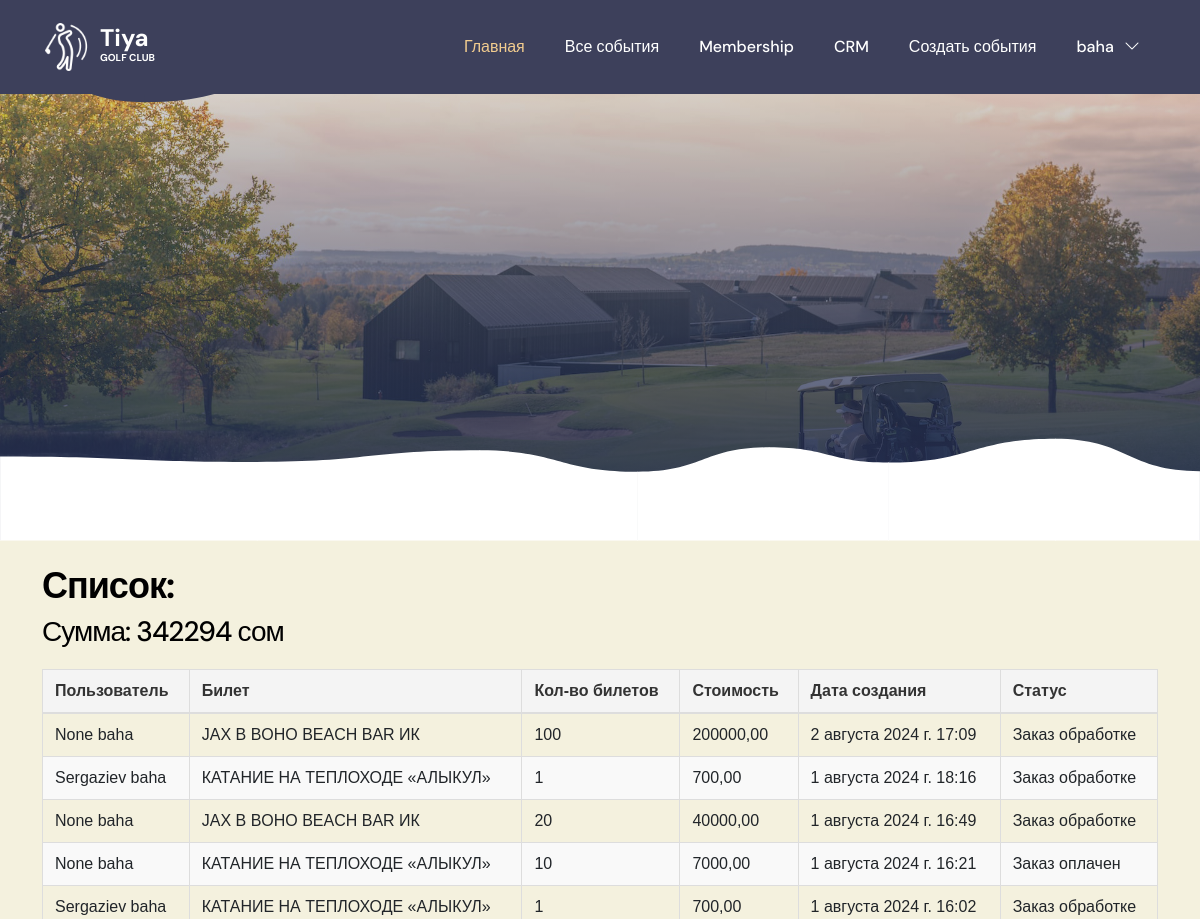
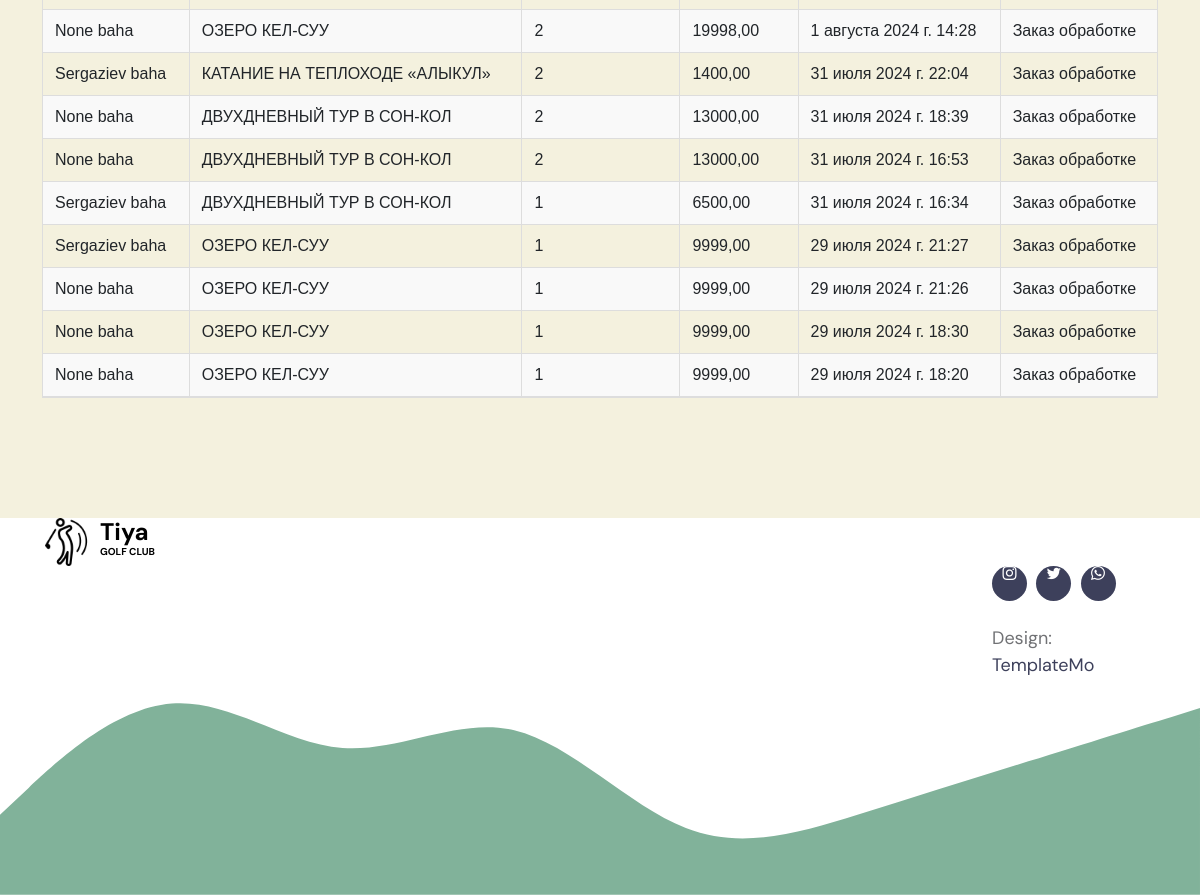
/crm/event_list/ (signed in), run on the app's committed database (2 pictures, top to bottom).
### user/models.py (models this page shows, shortened)
class MyUser(AbstractBaseUser):
    first_name = models.CharField(
        max_length=123,
        verbose_name='Имя'
    )
    last_name = models.CharField(
        max_length=123,
        verbose_name='Фамилия',
        blank=True,
        null=True
    )
    phone_number = models.CharField(
        max_length=17,
        verbose_name='Номер телефона',
        unique=True
    )
    wallet = models.DecimalField(
        max_digits=12,
        decimal_places=2,
        verbose_name='Баланс',
        default=0.00
    )
    created_date = models.DateField(
        auto_now_add=True,
        verbose_name='Дата создания'
    )
    status = models.PositiveSmallIntegerField(
        choices=(
            (1, 'Обычный пользователь'),
            (2, 'Менеджер'),
            (3, 'Бухгалтер'),
        ),
        default=1,
        verbose_name='Статус пользователя'
    )
    is_admin = models.BooleanField(
        default=False
    )
    objects = MyUserManager()
    USERNAME_FIELD = 'phone_number'
    REQUIRED_FIELDS = ['first_name']
    def __str__(self):
        return f"{self.last_name} {self.first_name}"
    class Meta:
        verbose_name = 'Пользователь'
        verbose_name_plural = 'Пользователи'

### apps/models.py (models this page shows, shortened)
class Order(models.Model):
    user = models.ForeignKey(
        User,
        on_delete=models.PROTECT,
        verbose_name='Пользователь'
    )
    ticket = models.ForeignKey(
        Ticket,
        on_delete=models.PROTECT,
        verbose_name='Билет'
    )
    quantity = models.PositiveSmallIntegerField(
        verbose_name='Кол-во билетов'
    )
    total_price = models.DecimalField(
        max_digits=12,
        decimal_places=2,
        verbose_name='Стоимость'
    )
    status = models.PositiveSmallIntegerField(
        choices=[
            (1, 'Заказ обработке'),
            (2, 'Заказ оплачен'),
            (3, 'Заказ отменен')
        ],
        default=1,
        verbose_name='Статус'
    )
    create_date = models.DateTimeField(
        'Дата создание объекта',
        auto_now_add=True
    )

class Ticket(models.Model):
    title = models.CharField(
        'Название',
        max_length=150
    )
    description = models.TextField(
        verbose_name='Описание'
    )
    price = models.DecimalField(
        max_digits=12,
        decimal_places=2,
        verbose_name='Стоимость'
    )
    location_event = models.CharField(
        'Место проводение',
        max_length=150
    )
    image = models.ImageField(
        'Изображение',
        upload_to='media/images/'
    )
    event_date = models.DateTimeField(
        verbose_name='Дата мероприятия'
    )
    date_duration = models.CharField(
        max_length= 50,
        verbose_name='Продолжительность'
    )
    quantity = models.PositiveSmallIntegerField(
        verbose_name='Кол-во билетов'
    )
    is_active = models.BooleanField(
        default=True,
        verbose_name='Активность'
    )
    create_date = models.DateTimeField(
        'Дата создание объекта',
        auto_now_add=True
    )
    update_date = models.DateTimeField(
        'Дата обновление',
        auto_now=True
    )
    def __str__(self):
        return self.title
    class Meta:
        verbose_name = 'Билет'
        verbose_name_plural = 'Билеты'

### crm/views.py (the view)
# urls.py: path('event_list/',views.event_crm_list,name='list_crm'),
@user_passes_test(lambda u: u.is_authenticated and (u.is_admin or u.status == 2), login_url='index')
def event_crm_list(request):
    events = Order.objects.all().order_by('-id')
    total = events.aggregate(total=Sum('total_price'))['total']
    return render(
        request=request,
        template_name='crm/event_list.html',
        context={
            'events': events,
            'total': total
        }
    )

### crm/templates/crm/event_list.html (shortened to what this page needs)
{% extends 'base.html' %}
{% load static %}
{% block content %}
<body>
            <section class="hero-section hero-50 d-flex justify-content-center align-items-center" id="section_1">
                <div class="section-overlay"></div>
            </section>
            <section class="events-section section-bg section-padding" id="section_4">
                <div class="container mt-4">
                    <h2 class="table-custom-header">Список:</h2>
                    <h3>Сумма: {{ total }} сом</h3>
                    <table class="table-custom">
                        <thead>
                            <tr>
                                <th>Пользователь</th>
                                <th>Билет</th>
                                <th>Кол-во билетов</th>
                                <th>Стоимость</th>
                                <th>Дата создания</th>
                                <th>Статус</th>
                            </tr>
                        </thead>
                        <tbody>
                            {% for event in events %}
                            <tr>
                                <td>{{ event.user }}</td>
                                <td>{{ event.ticket }}</td>
                                <td>{{ event.quantity }}</td>
                                <td>{{ event.total_price }}</td>
                                <td>{{ event.create_date }}</td>
                                <td>{{ event.get_status_display }}</td>
                            </tr>
                            {% endfor %}
                        </tbody>
                    </table>
                </div>
            </section>
    </body>
{% endblock %}

### apps/templates/base.html (shortened to what this page needs)
{% load static %}
<html lang="en">
<head>
        <link href="{% static 'css/bootstrap.min.css' %}" rel="stylesheet">
        <link href="{% static 'css/bootstrap-icons.css' %}" rel="stylesheet">
        <link href="{% static 'css/templatemo-tiya-golf-club.css' %}" rel="stylesheet">
    </head>
<body>
<main>
        <div id="sticky-wrapper" class="sticky-wrapper is-sticky" style="height: 94px;">
            <nav class="navbar navbar-expand-lg" style="width: 100%; position: fixed; top: 0px;">
                <div class="container">
                    <a class="navbar-brand d-flex align-items-center" href="{% url 'index' %}">
                        <img src="{% static 'images/logo.png' %}" class="navbar-brand-image img-fluid" alt="Tiya Golf Club">
                        <span class="navbar-brand-text">
                            Tiya
                            <small>Golf Club</small>
                        </span>
                    </a>
                    <div class="collapse navbar-collapse" id="navbarNav">
                        <ul class="navbar-nav ms-lg-auto align-items-lg-center">
                            <li class="nav-item">
                                <a class="nav-link " href="{% url 'index' %}">Главная</a>
                            </li>
                            <li class="nav-item">
                                <a class="nav-link" href="{% url 'list' %}">Все события</a>
                            </li>
                            <li class="nav-item">
                                <a class="nav-link click-scroll" href="#section_3">Membership</a>
                            </li>
                            {% if request.user.status == 3 or request.user.is_admin %}
                            <li class="nav-item">
                                <a class="nav-link" href="{% url 'list_crm' %}">CRM</a>
                            </li>
                            {% endif %}
                            {% if request.user.status == 2 or request.user.is_admin %}
                            <li class="nav-item">
                                <a class="nav-link " href="{% url 'create' %}">Создать события</a>
                            </li>
                            {% endif %}
                            {% if request.user.is_authenticated %}
                                <li class="nav-item dropdown">
                                    <a class="nav-link dropdown-toggle" href="#" id="navbarLightDropdownMenuLink" role="button" data-bs-toggle="dropdown" aria-expanded="false">
                                        {{ request.user.first_name }}
                                    </a>
                                </li>
                            {% endif %}
                        </ul>
                    </div>
                </div>
            </nav>
          </div>
        {% block content %}
        {% endblock %}
</main>
        <footer class="site-footer">
            <div class="container">
                <div class="row">
                    <div class="col-lg-6 col-12 me-auto mb-5 mb-lg-0">
                        <a class="navbar-brand d-flex align-items-center" href="{% url 'index' %}">
                            <img src="{% static 'images/logo.png' %}" class="navbar-brand-image img-fluid" alt="">
                            <span class="navbar-brand-text">
                                Tiya
                                <small>Golf Club</small>
                            </span>
                        </a>
                    </div>
                        <div class="col-lg-2 col-12 ms-auto">
                            <ul class="social-icon mt-lg-5 mt-3 mb-4">
                                <li class="social-icon-item">
                                    <a href="#" class="social-icon-link bi-instagram"></a>
                                </li>
                                <li class="social-icon-item">
                                    <a href="#" class="social-icon-link bi-twitter"></a>
                                </li>
                                <li class="social-icon-item">
                                    <a href="#" class="social-icon-link bi-whatsapp"></a>
                                </li>
                            </ul>
                            <p class="copyright-text">Design: <a rel="nofollow" href="https://templatemo.com" target="_blank">TemplateMo</a></p>
                        </div>
                </div>
            </div>
        </footer>
</body>
</html>

### crm/templates/crm/event_list.html (style rules this page uses)
table { font-family: Arial, sans-serif; border-collapse: collapse; width: 100%; margin: 20px 0; }
td, th { border: 1px solid #dddddd; text-align: left; padding: 12px; }
th { background-color: #f4f4f4; font-weight: bold; color: #333; }
tr:nth-child(even) { background-color: #f9f9f9; }
tr:last-child { border-bottom: 2px solid #ddd; }

### data on the page
MyUser: user.first_name "baha"
Order: user "None baha", ticket "JAX В BOHO BEACH BAR ИК", quantity "100", total_price "200000,00", create_date "2 августа 2024 г. 17:09", status "Заказ обработке"
Order: user "Sergaziev baha", ticket "КАТАНИЕ НА ТЕПЛОХОДЕ «АЛЫКУЛ»", quantity "1", total_price "700,00", create_date "1 августа 2024 г. 18:16", status "Заказ обработке"
Order: user "None baha", ticket "JAX В BOHO BEACH BAR ИК", quantity "20", total_price "40000,00", create_date "1 августа 2024 г. 16:49", status "Заказ обработке"
Order: user "None baha", ticket "КАТАНИЕ НА ТЕПЛОХОДЕ «АЛЫКУЛ»", quantity "10", total_price "7000,00", create_date "1 августа 2024 г. 16:21", status "Заказ оплачен"
Order: user "Sergaziev baha", ticket "КАТАНИЕ НА ТЕПЛОХОДЕ «АЛЫКУЛ»", quantity "1", total_price "700,00", create_date "1 августа 2024 г. 16:02", status "Заказ обработке"
Order: user "None baha", ticket "ОЗЕРО КЕЛ-СУУ", quantity "2", total_price "19998,00", create_date "1 августа 2024 г. 14:28", status "Заказ обработке"
Order: user "Sergaziev baha", ticket "КАТАНИЕ НА ТЕПЛОХОДЕ «АЛЫКУЛ»", quantity "2", total_price "1400,00", create_date "31 июля 2024 г. 22:04", status "Заказ обработке"
Order: user "None baha", ticket "ДВУХДНЕВНЫЙ ТУР В СОН-КОЛ", quantity "2", total_price "13000,00", create_date "31 июля 2024 г. 18:39", status "Заказ обработке"
Order: user "None baha", ticket "ДВУХДНЕВНЫЙ ТУР В СОН-КОЛ", quantity "2", total_price "13000,00", create_date "31 июля 2024 г. 16:53", status "Заказ обработке"
Order: user "Sergaziev baha", ticket "ДВУХДНЕВНЫЙ ТУР В СОН-КОЛ", quantity "1", total_price "6500,00", create_date "31 июля 2024 г. 16:34", status "Заказ обработке"
Order: user "Sergaziev baha", ticket "ОЗЕРО КЕЛ-СУУ", quantity "1", total_price "9999,00", create_date "29 июля 2024 г. 21:27", status "Заказ обработке"
Order: user "None baha", ticket "ОЗЕРО КЕЛ-СУУ", quantity "1", total_price "9999,00", create_date "29 июля 2024 г. 21:26", status "Заказ обработке"
Order: user "None baha", ticket "ОЗЕРО КЕЛ-СУУ", quantity "1", total_price "9999,00", create_date "29 июля 2024 г. 18:30", status "Заказ обработке"
Order: user "None baha", ticket "ОЗЕРО КЕЛ-СУУ", quantity "1", total_price "9999,00", create_date "29 июля 2024 г. 18:20", status "Заказ обработке"

### other printed values
{{ total }} "342294"
